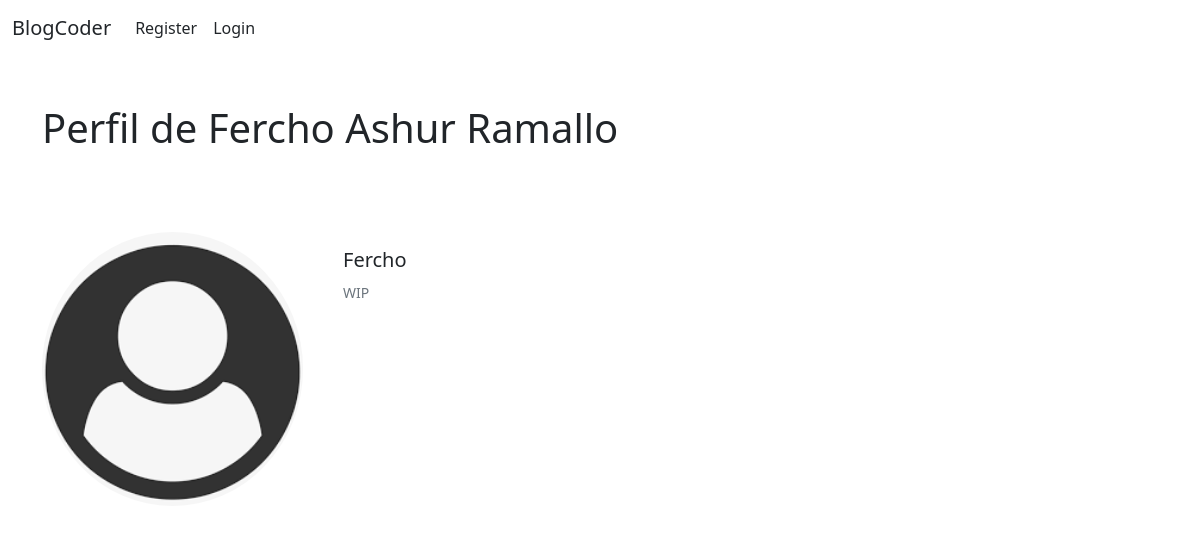
/users/2/profile/, run on the app's committed database.
### Blog/models.py (models this page shows, shortened)
class Profile(models.Model):
    user = models.OneToOneField(User, null=True, on_delete=models.CASCADE)
    bio = models.TextField()
    profile_pic = models.ImageField(null=True,blank=True,upload_to="images/profile/")
    twitter_url = models.CharField(max_length=255,null=True,blank=True)
    fb_url = models.CharField(max_length=255,null=True,blank=True)
    linkedin_url = models.CharField(max_length=255,null=True,blank=True)
    ig_url = models.CharField(max_length=255,null=True,blank=True)
    pin_url = models.CharField(max_length=255,null=True,blank=True)

### users/views.py (the view)
# urls.py: path('<int:pk>/profile/',ProfilePageView.as_view(),name="profile-page"),
class ProfilePageView(DetailView):
    model = Profile
    template_name = 'registration/user_profile.html'
    def get_context_data(self,*args, **kwargs):
        context= super(ProfilePageView,self).get_context_data(*args,**kwargs)
        page_user = get_object_or_404(Profile,id=self.kwargs['pk'])
        context["page_user"] = page_user
        return context

### users/templates/registration/user_profile.html
{%extends 'home.html'%}
{%load static%}
{%block content%}
<h1>Perfil de {{profile.user.first_name}} {{profile.user.last_name}}</h1><br><br><br>
<div class="card mb-3 border-0">
    <div class="row no-gutters">
      <div class="col-sm-3">
        {% if page_user.profile_pic %}
        <img src="{{page_user.profile_pic.url}}" class="card-img rounded-circle">
        {%else%}
        <img src="{% static 'Blog\images\index.png' %}" class="card-img rounded-circle">
        {%endif%}
        </div>
      <div class="col-sm-auto">
        <div class="card-body">
          <h5 class="card-title">{{page_user.user.first_name}}</h5>
          {%if page_user.bio%}
          <p class="card-text"><small class="text-muted">{{page_user.bio}}</small></p>
          {%else%}
          <p class="card-text"><small class="text-muted">No escribí mi bio todavía.</small></p>
          {%endif%}
        </div>
      </div>
    </div>
</div>
{%endblock%}

### data on the page
Profile: user.first_name "Fercho", user.last_name "Ashur Ramallo", bio "WIP"
